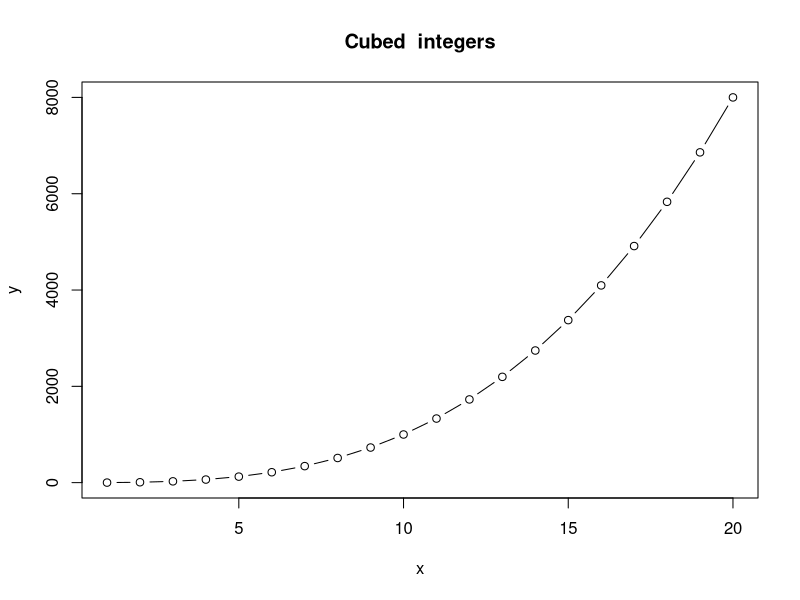

Here is the R script that generated this plot:
## This is a R script 
## Run this code to make a plot of x and x^2 for the integers from 1 to 10

x <- 1:20
y <- x^3


plot(x,y, type = "b", main = "Cubed  integers")
